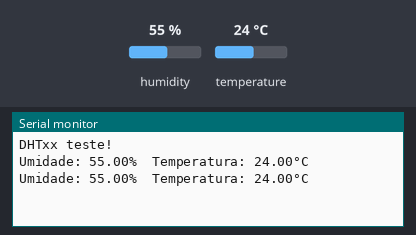
Bench run of a sketch on a simulated Arduino Uno, built with avr-gcc and run on an emulated ATmega328P. Parts: the last lines printed to the serial monitor. The test bench sets the inputs (shaded band); at power-on: humidity 55 %, temperature 24 °C.

Above: at 4.8 s.
4.9 s: humidity set to 22 %
At 7.3 s:
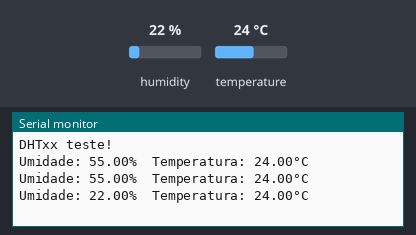
7.9 s: temperature set to 12 °C
At 8.5 s:
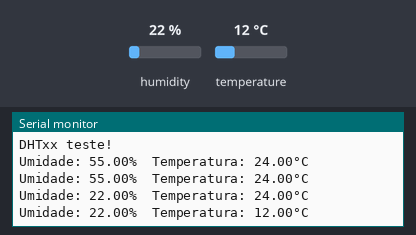
10.9 s: humidity set to 40 %
At 13.3 s:
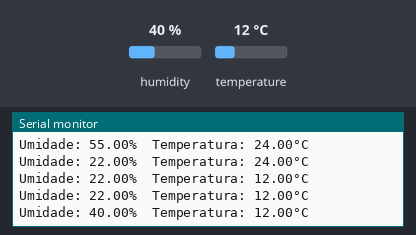
Timing chart, 0 to 14.8 s (numbered marks = the images above; inputs shaded):
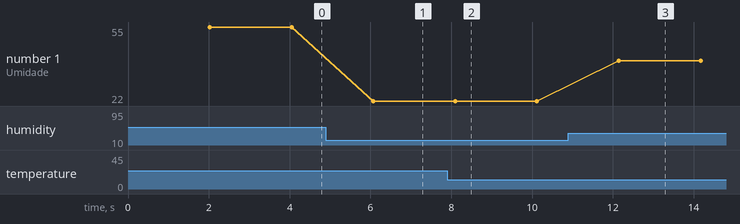

The sketch:

DHT11_SENSOR.ino
```cpp
#include "DHT.h"

#define DHTPIN 3
#define DHTTYPE DHT11

DHT dht(DHTPIN, DHTTYPE);

float umidade = 0;
float temperatura = 0;

void setup() {
  Serial.begin(9600);
  Serial.println(F("DHTxx teste!"));

  dht.begin();
}

void loop() {
  delay(2000);  // Aguarda atualização do sensor

  float umidade = dht.readHumidity();
  float temperatura = dht.readTemperature();

  Serial.print(F("Umidade: "));
  Serial.print(umidade);
  Serial.print(F("%  Temperatura: "));
  Serial.print(temperatura);
  Serial.println(F("°C "));
}
```

Measured:
- after the input at 4.9 s, the serial monitor: prints a new line after 1.2 s (image 1)
- after the input at 7.9 s, the serial monitor: prints a new line after 0.20 s (image 2)
- after the input at 10.9 s, the serial monitor: prints a new line after 1.2 s (image 3)
- plotted number 1: 55 → 22 after the input at 4.9 s, 22 → 40 after the input at 10.9 s
